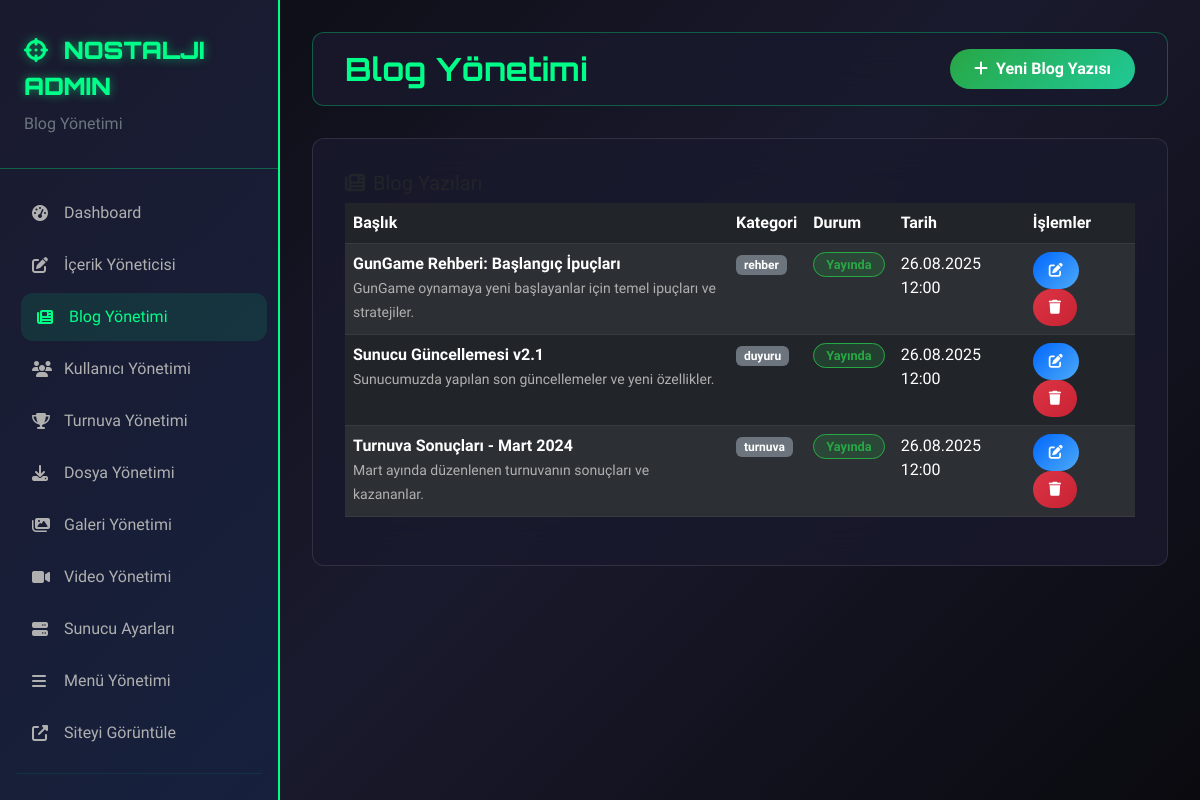
Page /admin/blog-manager.php (signed in) on the committed database.
### tables this page shows
CREATE TABLE `blog_posts` (
  `id` int(11) NOT NULL AUTO_INCREMENT,
  `title` varchar(255) NOT NULL,
  `slug` varchar(255) NOT NULL,
  `content` text NOT NULL,
  `excerpt` text,
  `featured_image` varchar(255) DEFAULT NULL,
  `category` varchar(100) DEFAULT 'genel',
  `tags` text,
  `status` varchar(20) DEFAULT 'draft',
  `views` int(11) DEFAULT '0',
  `author_id` int(11) DEFAULT '1',
  `created_at` timestamp NOT NULL DEFAULT CURRENT_TIMESTAMP,
  `updated_at` timestamp NOT NULL DEFAULT CURRENT_TIMESTAMP ON UPDATE CURRENT_TIMESTAMP,
  `published_at` timestamp NULL DEFAULT NULL,
  PRIMARY KEY (`id`),
  UNIQUE KEY `slug` (`slug`),
  KEY `idx_blog_status` (`status`),
  KEY `idx_blog_category` (`category`),
  KEY `idx_blog_created` (`created_at`)
);

### includes/functions.php (called while the page is built, shortened)
<?php
function format_date($date, $format = 'd.m.Y H:i') {
    return date($format, strtotime($date));
}
?>

### admin/blog-manager.php (the view, shortened to what this page needs)
<?php
require_once '../config/database.php';
require_once '../includes/functions.php';
$stmt = $pdo->query("SELECT * FROM blog_posts ORDER BY created_at DESC");
$blog_posts = $stmt->fetchAll();
?>
<!DOCTYPE html>
<html lang="tr">
<head>
    <link href="https://cdn.jsdelivr.net/npm/bootstrap@5.3.0/dist/css/bootstrap.min.css" rel="stylesheet">
    <link href="https://cdnjs.cloudflare.com/ajax/libs/font-awesome/6.4.0/css/all.min.css" rel="stylesheet">
</head>
<body>
    <div class="sidebar">
        <div class="sidebar-header">
            <div class="sidebar-brand">
                <i class="fas fa-crosshairs me-2"></i>
                NOSTALJI ADMIN
            </div>
            <div class="text-secondary mt-2">Blog Yönetimi</div>
        </div>
        <nav class="sidebar-nav">
            <div class="nav-item">
                <a href="index.php" class="nav-link">
                    <i class="fas fa-tachometer-alt"></i>
                    Dashboard
                </a>
            </div>
            <div class="nav-item">
                <a href="content-manager.php" class="nav-link">
                    <i class="fas fa-edit"></i>
                    İçerik Yöneticisi
                </a>
            </div>
            <div class="nav-item">
                <a href="blog-manager.php" class="nav-link active">
                    <i class="fas fa-newspaper"></i>
                    Blog Yönetimi
                </a>
            </div>
            <div class="nav-item">
                <a href="user-manager.php" class="nav-link">
                    <i class="fas fa-users"></i>
                    Kullanıcı Yönetimi
                </a>
            </div>
            <div class="nav-item">
                <a href="tournament-manager.php" class="nav-link">
                    <i class="fas fa-trophy"></i>
                    Turnuva Yönetimi
                </a>
            </div>
            <div class="nav-item">
                <a href="file-manager.php" class="nav-link">
                    <i class="fas fa-download"></i>
                    Dosya Yönetimi
                </a>
            </div>
            <div class="nav-item">
                <a href="gallery-manager.php" class="nav-link">
                    <i class="fas fa-images"></i>
                    Galeri Yönetimi
                </a>
            </div>
            <div class="nav-item">
                <a href="video-manager.php" class="nav-link">
                    <i class="fas fa-video"></i>
                    Video Yönetimi
                </a>
            </div>
            <div class="nav-item">
                <a href="server-settings.php" class="nav-link">
                    <i class="fas fa-server"></i>
                    Sunucu Ayarları
                </a>
            </div>
            <div class="nav-item">
                <a href="menu-manager.php" class="nav-link">
                    <i class="fas fa-bars"></i>
                    Menü Yönetimi
                </a>
            </div>
            <div class="nav-item">
                <a href="../index.php" class="nav-link" target="_blank">
                    <i class="fas fa-external-link-alt"></i>
                    Siteyi Görüntüle
                </a>
            </div>
            <hr style="border-color: rgba(0, 255, 136, 0.3); margin: 1rem;">
            <div class="nav-item">
                <a href="logout.php" class="nav-link text-danger">
                </a>
            </div>
        </nav>
    </div>
    <div class="main-content">
        <div class="top-bar">
            <div class="d-flex align-items-center">
                <h1 class="page-title">Blog Yönetimi</h1>
            </div>
            <button class="btn btn-success" data-bs-toggle="modal" data-bs-target="#blogModal" onclick="resetForm()">
                <i class="fas fa-plus me-2"></i>Yeni Blog Yazısı
            </button>
        </div>
        <div class="card">
            <div class="card-body">
                <h5><i class="fas fa-newspaper me-2"></i>Blog Yazıları</h5>
                <?php if (empty($blog_posts)): ?>
                <p class="text-muted">Henüz blog yazısı bulunmuyor.</p>
                <?php else: ?>
                <div class="table-responsive">
                    <table class="table table-dark table-striped">
                        <thead>
                            <tr>
                                <th>Başlık</th>
                                <th>Kategori</th>
                                <th>Durum</th>
                                <th>Tarih</th>
                                <th>İşlemler</th>
                            </tr>
                        </thead>
                        <tbody>
                            <?php foreach ($blog_posts as $post): ?>
                            <tr>
                                <td>
                                    <strong><?php echo htmlspecialchars($post['title']); ?></strong>
                                    <br>
                                    <small class="blog-excerpt"><?php echo htmlspecialchars($post['excerpt']); ?></small>
                                </td>
                                <td>
                                    <?php if ($post['category']): ?>
                                    <span class="badge bg-secondary"><?php echo htmlspecialchars($post['category']); ?></span>
                                    <?php else: ?>
                                    <span class="text-muted">-</span>
                                    <?php endif; ?>
                                </td>
                                <td>
                                    <span class="status-badge status-<?php echo $post['status']; ?>">
                                        <?php echo $post['status'] === 'published' ? 'Yayında' : 'Taslak'; ?>
                                    </span>
                                </td>
                                <td><?php echo format_date($post['created_at']); ?></td>
                                <td>
                                    <button class="btn btn-edit btn-sm me-2" onclick="editPost(<?php echo $post['id']; ?>)">
                                        <i class="fas fa-edit"></i>
                                    </button>
                                    <form method="POST" style="display: inline;" onsubmit="return confirm('Bu yazıyı silmek istediğinizden emin misiniz?')">
                                        <button type="submit" class="btn btn-danger btn-sm">
                                            <i class="fas fa-trash"></i>
                                        </button>
                                    </form>
                                </td>
                            </tr>
                            <?php endforeach; ?>
                        </tbody>
                    </table>
                </div>
                <?php endif; ?>
            </div>
        </div>
    </div>
</body>
</html>

### admin/blog-manager.php (style rules this page uses)
:root { --primary-color: #00ff88; --secondary-color: #0066ff; --accent-color: #ff6600; --dark-bg: #0a0a0f; --dark-card: #1a1a2e; --dark-surface: #16213e; --text-primary: #ffffff; --text-secondary: #b0b0b0; --border-radius: 12px; --transition: all 0.3s cubic-bezier(0.4, 0, 0.2, 1); }
body { font-family: 'Rajdhani', sans-serif; background: linear-gradient(135deg, var(--dark-bg) 0%, var(--dark-card) 50%, var(--dark-bg) 100%); color: var(--text-primary); min-height: 100vh; }
.sidebar { background: linear-gradient(135deg, var(--dark-card) 0%, var(--dark-surface) 100%); min-height: 100vh; width: 280px; position: fixed; left: 0; top: 0; z-index: 1000; border-right: 2px solid var(--primary-color); transition: var(--transition); }
.sidebar-header { padding: 2rem 1.5rem; border-bottom: 1px solid rgba(0, 255, 136, 0.3); }
.sidebar-brand { font-family: 'Orbitron', monospace; font-weight: 900; font-size: 1.5rem; color: var(--primary-color); text-shadow: 0 0 10px rgba(0, 255, 136, 0.5); }
.sidebar-nav { padding: 1rem 0; }
.nav-item { margin: 0.25rem 1rem; }
.nav-link { color: var(--text-secondary); padding: 0.75rem 1rem; border-radius: var(--border-radius); transition: var(--transition); display: flex; align-items: center; text-decoration: none; }
.nav-link:hover, .nav-link.active { background: rgba(0, 255, 136, 0.1); color: var(--primary-color); transform: translateX(5px); }
.nav-link i { width: 20px; margin-right: 0.75rem; }
.main-content { margin-left: 280px; padding: 2rem; min-height: 100vh; }
.top-bar { background: rgba(26, 26, 46, 0.8); backdrop-filter: blur(20px); border: 1px solid rgba(0, 255, 136, 0.3); border-radius: var(--border-radius); padding: 1rem 2rem; margin-bottom: 2rem; display: flex; justify-content: space-between; align-items: center; }
.page-title { font-family: 'Orbitron', monospace; font-weight: 700; font-size: 2rem; color: var(--primary-color); margin: 0; }
.card { background: rgba(26, 26, 46, 0.8); backdrop-filter: blur(20px); border: 1px solid rgba(255, 255, 255, 0.1); border-radius: var(--border-radius); transition: var(--transition); overflow: hidden; }
.card-body { padding: 2rem; }
.btn-success { background: linear-gradient(135deg, #28a745, #20c997); border: none; color: white; font-weight: 600; padding: 0.5rem 1.5rem; border-radius: 50px; transition: var(--transition); }
.btn-danger { background: linear-gradient(135deg, #dc3545, #c82333); border: none; color: white; font-weight: 600; padding: 0.5rem 1rem; border-radius: 50px; transition: var(--transition); }
.btn-edit { background: linear-gradient(135deg, var(--secondary-color), #4dabf7); border: none; color: white; font-weight: 600; padding: 0.5rem 1rem; border-radius: 50px; transition: var(--transition); }
.blog-excerpt { max-height: 60px; overflow: hidden; text-overflow: ellipsis; color: var(--text-secondary); }
.status-badge { padding: 0.25rem 0.75rem; border-radius: 50px; font-size: 0.8rem; font-weight: 600; }
.status-published { background: rgba(40, 167, 69, 0.2); color: #28a745; border: 1px solid #28a745; }

### rows in the picture
blog_posts: title "GunGame Rehberi: Başlangıç İpuçları", excerpt "GunGame oynamaya yeni başlayanlar için temel ipuçları ve stratejiler.", category "rehber", status "Yayında", created_at "26.08.2025 12:00"
blog_posts: title "Sunucu Güncellemesi v2.1", excerpt "Sunucumuzda yapılan son güncellemeler ve yeni özellikler.", category "duyuru", status "Yayında", created_at "26.08.2025 12:00"
blog_posts: title "Turnuva Sonuçları - Mart 2024", excerpt "Mart ayında düzenlenen turnuvanın sonuçları ve kazananlar.", category "turnuva", status "Yayında", created_at "26.08.2025 12:00"
